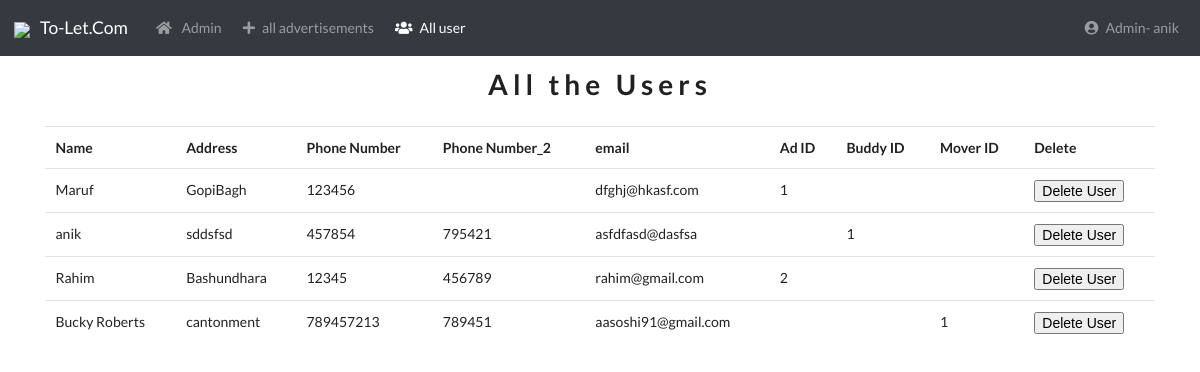
Screenshot of /dbPage2.php (signed in) with the database file from the repository.
### tables this page shows
CREATE TABLE `user_info` (
  `id` int(11) NOT NULL,
  `name` varchar(100) NOT NULL,
  `address` varchar(200) NOT NULL,
  `phone` int(11) NOT NULL,
  `phone2` int(11) DEFAULT NULL,
  `email` varchar(100) DEFAULT NULL,
  `password` varchar(11) NOT NULL,
  `ad_id` int(11) DEFAULT NULL,
  `buddy_id` int(11) DEFAULT NULL,
  `mover_id` int(11) DEFAULT NULL
);

### dbPage2.php (the view, shortened to what this page needs)
<?php
include('connection.php');
?>
<!DOCTYPE html>
<html>
<head>
	<link rel="stylesheet" href="https://maxcdn.bootstrapcdn.com/bootstrap/4.0.0-beta.2/css/bootstrap.min.css">
	<link rel="stylesheet" type="text/css" href="https://cdnjs.cloudflare.com/ajax/libs/semantic-ui/2.3.1/semantic.css">
	<link rel="stylesheet" href="https://use.fontawesome.com/releases/v5.0.13/css/all.css">
	<link rel="stylesheet" type="text/css" href="dbPage.css">
</head>
<body>
	<nav class="navbar navbar-expand-lg navbar-dark bg-dark">
    <a class="navbar-brand" href="index.php"><img id="logo" src="https://cdn4.iconfinder.com/data/icons/real-estate-2-2/256/Rent_Home-512.png">To-Let.Com</a>
    <div class="collapse navbar-collapse" id="navbarNav">
      <ul class="navbar-nav">
        <li class="nav-item ">
          <a class="nav-link" href="admin.html"><i class="fas fa-home"></i>
            Admin <span class="sr-only">(current)</span></a>
          </li>
          <li class="nav-item">
            <a class="nav-link" href="dbPage.php"><i class="fas fa-plus"></i>all advertisements</a>
          </li>
          <li class="nav-item active">
            <a class="nav-link" href="dbpage2.php"><i class="fas fa-users"></i>All user</a>
          </li>
        </ul>
        <ul class="navbar-nav ml-auto">
        <li class="nav-item">
          <a class="nav-link" href="admin.php"><i class="fas fa-user-circle"></i>Admin- <?php echo $_SESSION["username"];?> </a>
        </li>
      </ul>
    </div>
  </nav>
  <div class="container">
    <h1>All the Users</h1>
    <table class="table">
      <tr>
        <th>Name</th>
        <th>Address</th>
        <th>Phone Number</th>
        <th>Phone Number_2</th>
        <th>email</th>
        <th>Ad ID</th>
        <th>Buddy ID</th>
        <th>Mover ID</th>
        <th>Delete</th>
      </tr>
      <?php
      $query="SELECT * FROM user_info";
      $results = mysqli_query($conn, $query);
if(mysqli_num_rows($results)>0){
 while($row = mysqli_fetch_assoc($results)){
   $userNum = $row["id"];
   $adId = $row["ad_id"];
   echo "<tr>
   <td>".$row["name"]."</td>
   <td>".$row["address"]."</td>
   <td>".$row["phone"]."</td>
   <td>".$row["phone2"]."</td>
   <td>".$row["email"]."</td>
   <td>".$row["ad_id"]."</td>
   <td>".$row["buddy_id"]."</td>
   <td>".$row["mover_id"]."</td>"
   ?>
   <td>
    <form action="<?php echo htmlspecialchars($_SERVER["PHP_SELF"]); ?>?id=<?php echo $adId; ?>&id2=<?php echo $userNum; ?>" method="post">
      <input type='submit' name='delete' value='Delete User'>
    </form>
  </td>
  <?php
  echo "</tr>"  ;
}
}else{
  echo "Problem";
}
?>
</table>
</div>
</body>
</html>

### dbPage.css (style rules this page uses)
i { padding: 7px; }
#logo { height: 40px; padding-right: 10px; }
h1 { font-size: 28px; padding: 10px; text-align: center; letter-spacing: 5px; }
table { padding-top: 50px; }

### rows the page displays
user_info: name "Maruf", address "GopiBagh", phone "123456", email "dfghj@hkasf.com", ad "1"
user_info: name "anik", address "sddsfsd", phone "457854", phone2 "795421", email "asfdfasd@dasfsa", buddy "1"
user_info: name "Rahim", address "Bashundhara", phone "12345", phone2 "456789", email "rahim@gmail.com", ad "2"
user_info: name "Bucky Roberts", address "cantonment", phone "789457213", phone2 "789451", email "aasoshi91@gmail.com", mover "1"

### other values shown
$_SESSION["username"] "anik"
